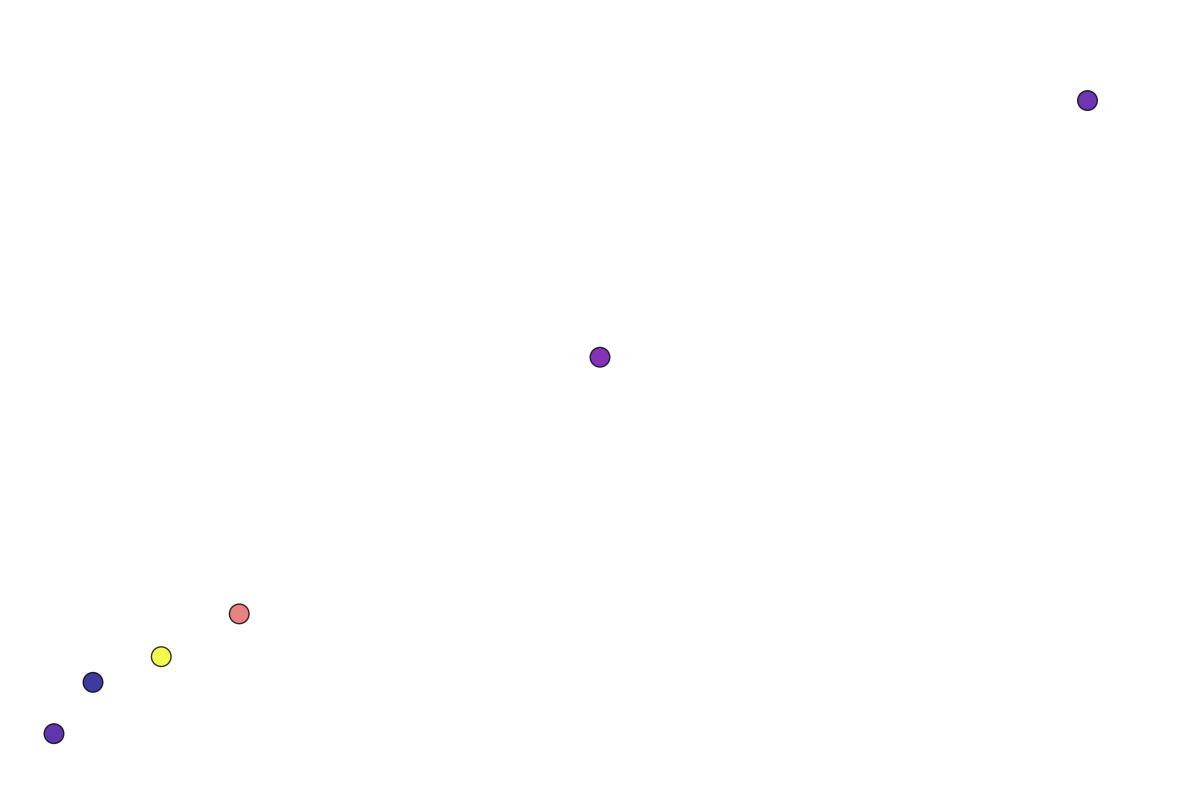

Recreate this plot in Python.
import matplotlib.pyplot as plt
import numpy as np

# Data for the scatter plot
average_age_adulthood = np.array([18, 25, 14, 33, 120, 70])
average_years_education = np.array([12, 15, 6, 20, 80, 50])

# Create a figure and axis
fig, ax = plt.subplots(figsize=(12, 8))

# Shuffle the colors by reordering the data indices
shuffled_indices = np.array([2, 4, 0, 5, 1, 3])
shuffled_colors = average_years_education[shuffled_indices]

# Create a scatter plot with shuffled colors
ax.scatter(average_age_adulthood, average_years_education, 
           c=shuffled_colors, cmap='plasma', s=200, 
           edgecolors='black', alpha=0.8)

# Remove grid
ax.grid(False)

# Remove border
ax.spines['top'].set_visible(False)
ax.spines['right'].set_visible(False)
ax.spines['left'].set_visible(False)
ax.spines['bottom'].set_visible(False)

# Remove colorbar
# Removed the colorbar creation code

# Adjust x and y limits without ticks
ax.set_xlim(10, 130)
ax.set_ylim(0, 90)
ax.tick_params(left=False, bottom=False, labelleft=False, labelbottom=False)

plt.tight_layout()
plt.show()
